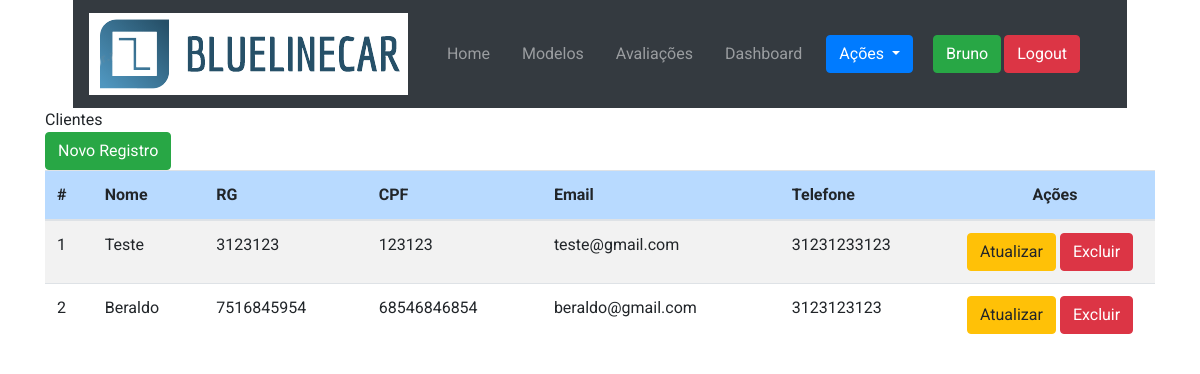
/Pages/clientes/clientList.php (signed in), run on the app's committed database.
### tables this page shows
CREATE TABLE `cliente` (
  `id` int(11) NOT NULL,
  `nome` varchar(255) NOT NULL,
  `cpf` varchar(14) NOT NULL,
  `rg` varchar(12) NOT NULL,
  `endereco` varchar(255) DEFAULT NULL,
  `cidade` varchar(50) DEFAULT NULL,
  `estado` varchar(2) DEFAULT NULL,
  `email` varchar(100) NOT NULL,
  `telefone` varchar(100) DEFAULT NULL
);

### Pages/clientes/clientList.php (the view, shortened to what this page needs)
<?php
    $pdo = new Connect;
    $res = $pdo->prepare("SELECT * FROM cliente");
    $res->execute();
    $clientes = $res->fetchAll(PDO::FETCH_ASSOC);
?>
<!DOCTYPE html>
<html lang="pt-br">
    <head>
        <link rel="stylesheet" href="https://maxcdn.bootstrapcdn.com/bootstrap/4.0.0/css/bootstrap.min.css">
        <link rel="stylesheet" href="../../style/index/index.css">
        <link rel="stylesheet" href="../../style/navbar/navbar.scss">
        <link rel="stylesheet" href="../../style/footer/footer.scss">
        <link rel="stylesheet" href="style/list.scss">
        <link rel="stylesheet" href="https://cdnjs.cloudflare.com/ajax/libs/font-awesome/4.7.0/css/font-awesome.min.css">
    </head>
    <body>
        <nav class="navbar navbar-expand-lg navbar-dark bg-dark bg-gradient">
            <img class="navbar-brand logo-size" src="../../assets/images/logo.png" alt="">
            <div class="container-fluid">
                <div class="collapse navbar-collapse navbar-container" id="navbarSupportedContent">
                    <div>
                        <ul class="navbar-nav me-auto mb-2 mb-lg-0">
                            <li class="nav-item mr-3">
                                <a class="nav-link" href="../../index.php">Home<span class="sr-only">(current)</span></a>
                            </li>
                            <li class="nav-item mr-3">
                                <a class="nav-link" href="../../index.php#modelo">Modelos</a>
                            </li>
                            <li class="nav-item mr-3">
                                <a class="nav-link" href="#">Avaliações</a>
                            </li>
                            <li class="nav-item mr-3">
                                <a class="nav-link" href="#">Dashboard</a>
                            </li>
                        </ul>
                    </div>
                    <div>
                        <div class="btn-group mr-3" dropdown>
                            <ul class="navbar-nav mr-auto">
                                <li class="nav-item dropdown">
                                    <a class="btn btn-primary dropdown-toggle size-button" href="#" id="navbarDropdown" role="button" data-toggle="dropdown" aria-haspopup="true" aria-expanded="false">
                                        Ações
                                    </a>
                                </li>
                            </ul>
                        </div>
                        <div class="btn-group mr-3">
                            <a href="../login/loginUser.php">
                                <button class="btn btn-success size-button">
                                    <?php echo $_SESSION['nome']; ?>
                                </button>
                                <button class="btn btn-danger size-button">
                                    Logout
                                </button>
                            </a>
                        </div>
                    </div>
                </div>
            </div>
        </nav>
        <div class="container">
            <div class="text-main size-list">Clientes</div>
            <div class="button-novo-registro">
                <a href="./clientSignup.php"><button type="button" class="btn btn-success">Novo Registro</button></a>
            </div>
            <table class="table table-striped">
                <thead class="table-primary">
                    <tr>
                        <th scope="col">#</th>
                        <th scope="col">Nome</th>
                        <th scope="col">RG</th>
                        <th scope="col">CPF</th>
                        <th scope="col">Email</th>
                        <th scope="col">Telefone</th>
                        <th scope="col" class="text-center" width="100">Ações</th>
                    </tr>
                </thead>
                <tbody>
                    <?php foreach ($clientes as $cliente) { ?>
                        <tr>
                            <td><?php echo $cliente["id"]; ?></td>
                            <td><?php echo $cliente["nome"]; ?></td>
                            <td><?php echo $cliente["rg"]; ?></td>
                            <td><?php echo $cliente["cpf"]; ?></td>
                            <td><?php echo $cliente["email"]; ?></td>
                            <td><?php echo $cliente["telefone"]; ?></td>
                            <td width="200">
                                <div class="acoes-flex-button">
                                    <?php echo "<a href='./clientUpdate.php?id={$cliente['id']}' class='btn btn-warning'>Atualizar</a>"; ?>
                                    <?php echo "<a href='./clientDelete.php?id={$cliente['id']}' class='btn btn-danger'>Excluir</a>"; ?>
                                </div>
                            </td>
                        </tr>
                    <?php } ?>
                </tbody>
            </table>
        </div>
    </body>
</html>

### style/index/index.css (style rules this page uses)
* { margin: 0; padding: 0; -webkit-box-sizing: border-box; box-sizing: border-box; font-family: 'Roboto', sans-serif; }
body { width: 100vw; background: #ffffff; display: -webkit-box; display: -ms-flexbox; display: flex; -webkit-box-align: center; -ms-flex-align: center; align-items: center; -webkit-box-pack: center; -ms-flex-pack: center; justify-content: center; -webkit-box-orient: vertical; -webkit-box-direction: normal; -ms-flex-direction: column; flex-direction: column; overflow-x: hidden; }
.container { width: 100vw; }

### data on the page
cliente: id "1", nome "Teste", rg "3123123", cpf "123123", email "teste@gmail.com", telefone "31231233123"
cliente: id "2", nome "Beraldo", rg "7516845954", cpf "68546846854", email "beraldo@gmail.com", telefone "3123123123"

### other printed values
$_SESSION['nome'] "Bruno"
